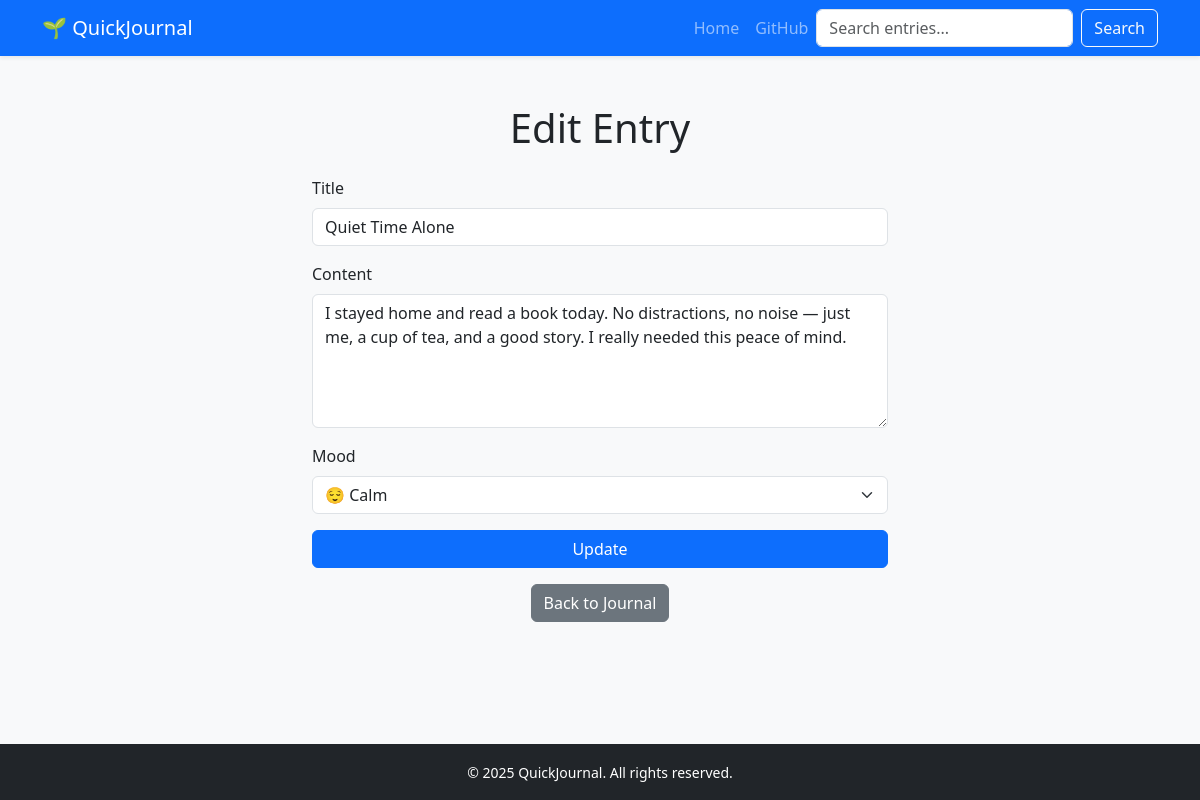
/edit/6, run on the app's committed database.
### models.py (models this page shows, shortened)
class JournalEntry(db.Model):
    id = db.Column(db.Integer, primary_key=True)
    title = db.Column(db.String(200), nullable=False)
    mood = db.Column(db.String(100))
    content = db.Column(db.Text, nullable=False)
    date_created = db.Column(db.DateTime, default=func.now())
    user_id = db.Column(
        db.Integer, db.ForeignKey("user.id"), nullable=True
    )  # will be added later

### app.py (the view)
@app.route("/edit/<int:id>", methods=["GET", "POST"])
def edit(id):
    entry = JournalEntry.query.get_or_404(id)
    if request.method == "POST":
        entry.title = request.form["title"]
        entry.content = request.form["content"]
        entry.mood = request.form.get("mood")
        try:
            db.session.commit()
            return redirect("/")
        except Exception as e:
            print(f"Error updating: {e}")
            return "There was a problem updating that entry."
    else:
        return render_template("edit.html", entry=entry, mood_icons=mood_icons)

### templates/edit.html (shortened to what this page needs)
{% extends "base.html" %}
{% block content %}
<div class="container mt-5" style="max-width: 600px;">
    <h1 class="text-center mb-4">Edit Entry</h1>
    <form method="POST">
        <div class="mb-3">
            <label for="title" class="form-label">Title</label>
            <input type="text" name="title" id="title" class="form-control" value="{{ entry.title }}" required>
        </div>
        <div class="mb-3">
            <label for="content" class="form-label">Content</label>
            <textarea name="content" id="content" class="form-control" rows="5" required>{{ entry.content }}</textarea>
        </div>
        <div class="mb-3">
            <label for="mood" class="form-label">Mood</label>
            <select name="mood" id="mood" class="form-select">
                {% for mood_key, mood_value in mood_icons.items() %}
                    <option value="{{ mood_key }}" {% if entry.mood == mood_key %}selected{% endif %}>
                        {{ mood_value }}
                    </option>
                {% endfor %}
            </select>
        </div>
        <button type="submit" class="btn btn-primary w-100">Update</button>
    </form>
    <div class="text-center mt-3">
        <a href="/" class="btn btn-secondary">Back to Journal</a>
    </div>
</div>
{% endblock %}

### data on the page
JournalEntry: title "Quiet Time Alone", content "I stayed home and read a book today. No distractions, no noise — just me, a cup of tea, and a good story. I really needed this peace of mind.", mood "😌 Calm"
